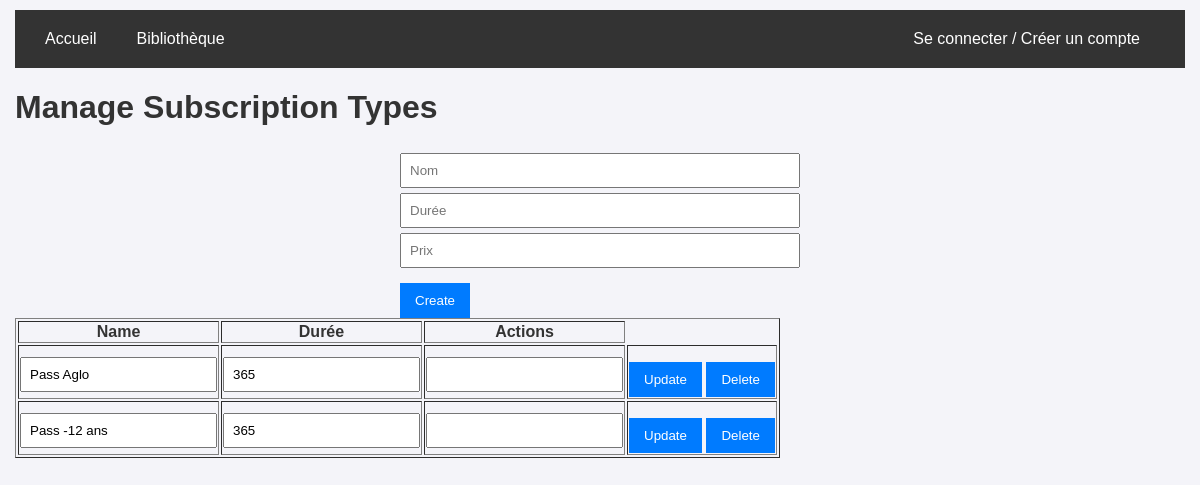
Page /backoffice/manage_subscription.php on the earlier database version.
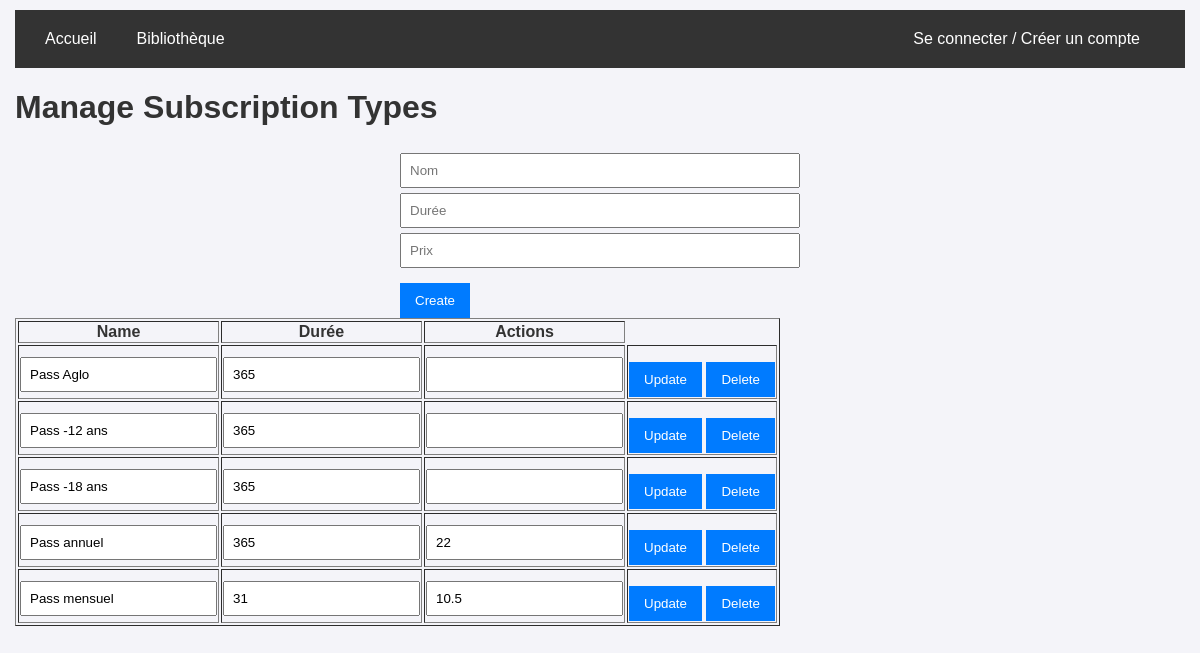
Same page on the later database version.
### tables this page shows
CREATE TABLE Subscription_type (
	id_subscription_type INTEGER,
	name_subscription_type TEXT NOT NULL,
	duration_subscription_type INTEGER, price_subscription_type NUMERIC,
	CONSTRAINT SUBSCRIPTION_TYPE_PK PRIMARY KEY (id_subscription_type)
);

### backoffice/manage_subscription.php (the view, shortened to what this page needs)
<?php
require_once '../database/db_connection.php';
$stmt = $pdo->query("SELECT * FROM Subscription_type");
$subscription_types = $stmt->fetchAll(PDO::FETCH_ASSOC);
?>
<!DOCTYPE html>
<html lang="en">
<head>
    <link rel="stylesheet" href="../styles/style.css">
</head>
<body>
    <?php include '../navbar.php'; ?>
    <h1>Manage Subscription Types</h1>
    <form method="POST">
        <input type="text" name="name_subscription_type" placeholder="Nom" required>
        <input type="text" name="duration_subscription_type" placeholder="Durée" required>
        <input type="text" name="price_subscription_type" placeholder="Prix">
        <button type="submit">Create</button>
    </form>
    <table border="1">
        <thead>
            <tr>
                <th>Name</th>
                <th>Durée</th>
                <th>Actions</th>
            </tr>
        </thead>
        <tbody>
            <?php foreach ($subscription_types as $type): ?>
                <tr>
                    <form method="POST" style="display:inline;">
                        <td>
                            <input type="text" name="name_subscription_type" value="<?= htmlspecialchars($type['name_subscription_type']) ?>" required>
                        </td>
                        <td>
                            <input type="text" name="duration_subscription_type" value="<?= htmlspecialchars($type['duration_subscription_type']) ?>"required>
                        </td>
                        <td>
                            <input type="text" name="price_subscription_type" value="<?= htmlspecialchars($type['price_subscription_type']) ?>">
                        <td>
                            <button type="submit">Update</button>
                        </form>
                        <form method="POST" style="display:inline;">
                            <button type="submit" onclick="return confirm('Are you sure?')">Delete</button>
                        </form>
                </tr>
            <?php endforeach; ?>
        </tbody>
    </table>
</body>
</html>

### navbar.php (shortened to what this page needs)
<?php
$httpProtocol = !isset($_SERVER['HTTPS']) || $_SERVER['HTTPS'] != 'on' ? 'http' : 'https';
$base_url = $httpProtocol.'://'.$_SERVER['HTTP_HOST'];
?>
<!DOCTYPE html>
<html lang="en">
<head>
    <link rel="stylesheet" href="styles/style.css">
</head>
<body>
    <div class="navbar">
        <?php
        echo "<a href=\"$base_url/index.php\">Accueil</a>
        <a href=\"$base_url/library.php\">Bibliothèque</a>";
        echo '<div class="navbar-right">';
        if (isset($_SESSION['user_id'])) {
            echo "<a href=\"$base_url/account.php\">Compte</a>";
            echo "<a href=\"$base_url/logout.php\">Déconnexion</a>";
        } else {
            echo "<a href=\"$base_url/login.php\">Se connecter / Créer un compte</a>";
        }
        echo '</div>';
    ?>
    </div>
</body>
</html>

### styles/style.css (style rules this page uses)
body { font-family: Arial, sans-serif; margin: 0; padding: 10px 15px; background-color: #f4f4f9; color: #333; }
a { color: #6c5ce7; text-decoration: none; }
.navbar { display: flex; background-color: #333; padding: 10px; }
.navbar a { color: white; text-decoration: none; padding: 10px 15px; margin: 0 5px; }
.navbar-right { margin-left: auto; padding: 10px 15px; }
form { max-width: 400px; margin: auto; }
input[type="text"], input[type="email"], input[type="password"] { width: 100%; padding: 8px; margin-top: 5px; box-sizing: border-box; }
button { margin-top: 15px; padding: 10px 15px; background-color: #007BFF; color: white; border: none; cursor: pointer; }

Differences in the rows shown:
added subscription_type: name_subscription_type "Pass -18 ans", duration_subscription_type "365"
added subscription_type: name_subscription_type "Pass annuel", duration_subscription_type "365", price_subscription_type "22"
added subscription_type: name_subscription_type "Pass mensuel", duration_subscription_type "31", price_subscription_type "10.5"
